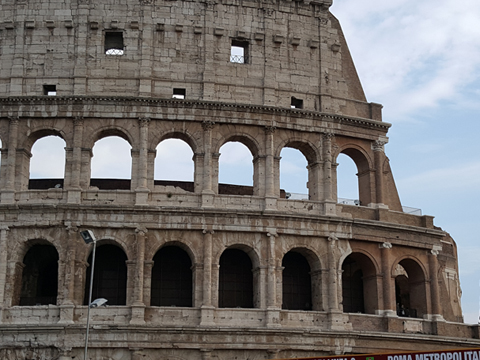
#> input picture class_opencv/ch07/연습문제/cannay_tset.jpg, 480 x 360 px
$ python '13번 문제.py'
#> lines starting #> are read from the running program, lines starting #| are printed output that depends on the picture
import numpy as np, cv2

def filter1(image, mask):
    rows, cols = image.shape[:2]
    dst = np.zeros((rows,cols), np.float32)
    ycenter, xcenter = rows//2, cols//2

    for i in range(ycenter, rows - ycenter):
        for j in range(xcenter, cols - xcenter):
            y1, y2 = i - ycenter, i + ycenter + 1
            x1, x2 = j - xcenter, j + xcenter + 1
            roi = image[y1:y2, x1:x2].astype('float32')
            tmp = cv2.multiply(roi, mask)
            dst[i,j] = cv2.sumElems(tmp)[0]

    return dst


def filter2(image, kernel):
    height, width = image.shape
    k_height, k_width = kernel.shape
    output = np.zeros_like(image)
    offset_y,offset_x = k_height // 2, k_width // 2

    for y in range(height):
        for x in range(width):
            pixel_value = 0
            for ky in range(k_height):
                for kx in range(k_width):
                    img_y = y + ky - offset_y
                    img_x = x + kx - offset_x
                    if img_y >= 0 and img_y < height and img_x >= 0 and img_x < width:
                        pixel_value += image[img_y, img_x] * kernel[ky, kx]
            output[y, x] = pixel_value

    return output

image = cv2.imread('cannay_tset.jpg', cv2.IMREAD_GRAYSCALE)
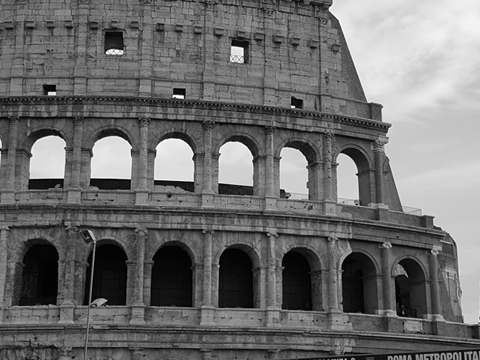
#> image: shape (360, 480); min 0, max 255, mean 109
if image is None : raise Exception("영상 파일 읽기 오류")
mask = np.ones((3, 3), dtype=np.float32) / 9.0

result1 = filter1(image, mask)
#> after the loop in filter1, `for i in range(ycenter, rows - ycenter):`: dst: shape (360, 480) float32; every value is 0
result2 = filter2(image, mask)
#> after the loop in filter2, `for y in range(height):`:
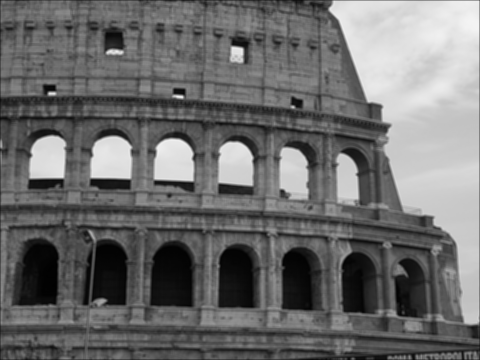
#> output: shape (360, 480); min 0, max 244, mean 108.2
result3 = cv2.filter2D(image, -1, mask)

cv2.imshow('result1', result1) # 행렬 처리 방식
cv2.imshow('result2', result2) # 화소 직접 근접
cv2.imshow('result3', result3) # cv2 내장 함수인 filter2D사용
cv2.waitKey(0)
cv2.destroyAllWindows()


#
#
# def filter1(image, mask):
#     rows, cols = image.shape[:2]
#     dst = np.zeros((rows,cols), np.float32)
#     ycenter, xcenter = rows//2, cols//2
#
#     for i in range(ycenter, rows - ycenter):
#         for j in range(xcenter, cols - xcenter):
#             y1, y2 = i - ycenter, i + ycenter + 1
#             x1, x2 = j - xcenter, j + xcenter + 1
#             roi = image[y1:y2, x1:x2].astype('float32')
#             tmp = cv2.multiply(roi, mask)
#             dst[i,j] = cv2.sumElems(tmp)[0]
#
#     return dst
#
#
#
# image = cv2.imread("cannay_tset.jpg", cv2.IMREAD_GRAYSCALE)
# if image is None : raise Exception("영상 파일 읽기 오류")
#
# data = [[1/9, 1/9, 1/9],
#         [1/9, 1/9, 1/9],
#         [1/9, 1/9, 1/9]]
#
# data1 = np.array(data, np.float32)
# # data2 = np.array(data)
#
# blur1 = filter1(image, data1)
# blur1 = blur1.astype('uint8')
#
# cv2.imshow("image", image)
# cv2.imshow("blur", blur1)
# cv2.waitKey(0)
